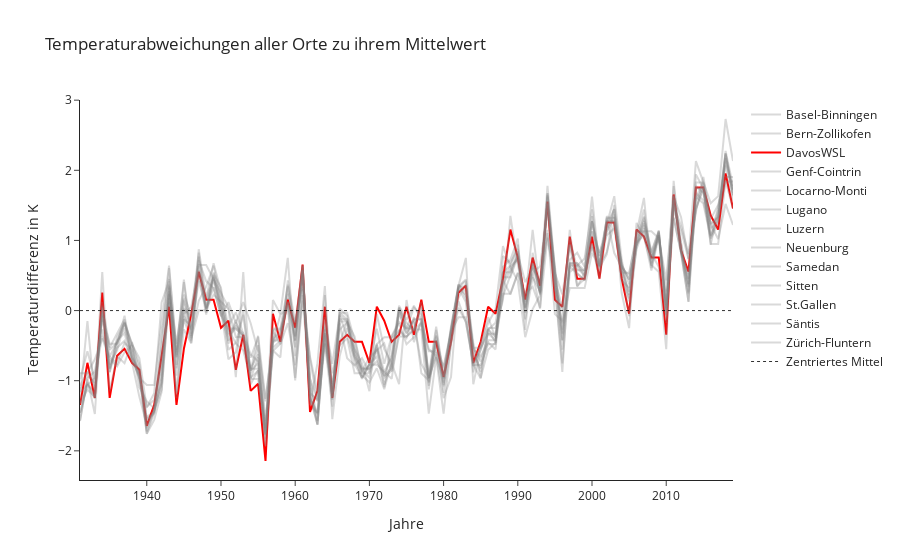

The code cell stored with this chart in its notebook:
### Markdown cell above
Ich verfolgt den Trend und merke, dass es seit 1960 immer weniger schneereiche Jahre gibt. Ich prüfe den Trend in dem ich eine Lineare Regression über den Trend legt. Der Trend der Regressionslinie zeigt nach unten, was darauf hindeutet, dass es wirklich immer weniger Schnee in Davos gibt. Ich findet eine weitere Grafik, welche die jährliche Durchschnittstemperatur präsentiert.

### Code cell
def lineplot_swiss_temp(data):
    data = data.copy()
    
    data = data.pivot_table(index='year', columns='region', values='temperature')
    data = swiss_places_column_titles(data)
    
    for column in data.columns:
        data[column] = data[column] - data[column].mean()
        
    fig = go.Figure()
    for column in data.columns:
        if column != 'DavosWSL':
            fig.add_trace(go.Scatter(x=data.index,
                                     y=data[column], 
                                     name=column,
                                     line=dict(color='grey'),
                                     opacity=0.3)
                         )
        else:
            fig.add_trace(go.Scatter(x=data.index,
                                     y=data[column],
                                     name=column, 
                                     line=dict(color='red',
                                               width=2)
                                    )
                         )
    fig.add_trace(go.Scatter(x=data.index,
                             y=[0 for i in range(data.shape[0])],
                             name='Zentriertes Mittel',
                             line=dict(color='black', 
                                       dash='dot',
                                       width=1),
                             opacity=0.8)
                  
                 )
    
    fig.update_layout(template='simple_white',
                      title='Temperaturabweichungen aller Orte zu ihrem Mittelwert',
                      xaxis_title='Jahre',
                      yaxis_title='Temperaturdifferenz in K')
    fig.show()
    
    
lineplot_swiss_temp(swiss_temp)
